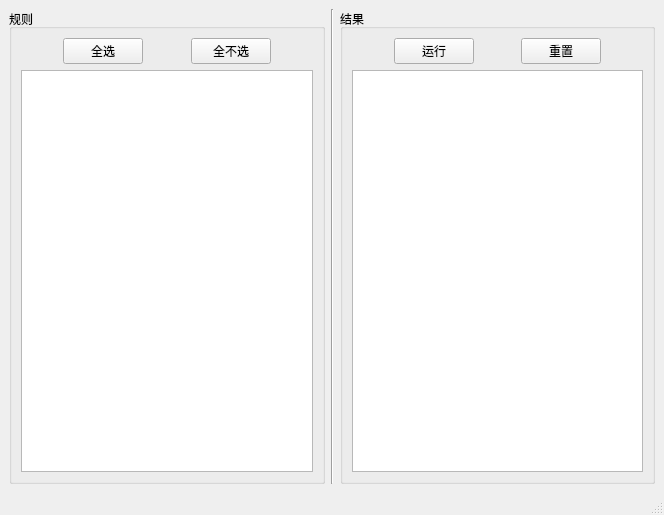
<?xml version="1.0" encoding="UTF-8"?>
<ui version="4.0">
 <class>MainWindow</class>
 <widget class="QMainWindow" name="MainWindow">
  <property name="geometry">
   <rect>
    <x>0</x>
    <y>0</y>
    <width>664</width>
    <height>515</height>
   </rect>
  </property>
  <property name="windowTitle">
   <string>MainWindow</string>
  </property>
  <widget class="QWidget" name="centralwidget">
   <layout class="QHBoxLayout" name="horizontalLayout_2">
    <item>
     <layout class="QHBoxLayout" name="horizontalLayout">
      <item>
       <widget class="QGroupBox" name="groupBox">
        <property name="title">
         <string>规则</string>
        </property>
        <layout class="QVBoxLayout" name="verticalLayout_2">
         <item>
          <layout class="QVBoxLayout" name="verticalLayout">
           <item>
            <layout class="QHBoxLayout" name="horizontalLayout_4">
             <item>
              <spacer name="horizontalSpacer_2">
               <property name="orientation">
                <enum>Qt::Horizontal</enum>
               </property>
               <property name="sizeHint" stdset="0">
                <size>
                 <width>40</width>
                 <height>20</height>
                </size>
               </property>
              </spacer>
             </item>
             <item>
              <widget class="QPushButton" name="btnSelectAll">
               <property name="text">
                <string>全选</string>
               </property>
              </widget>
             </item>
             <item>
              <spacer name="horizontalSpacer_3">
               <property name="orientation">
                <enum>Qt::Horizontal</enum>
               </property>
               <property name="sizeHint" stdset="0">
                <size>
                 <width>40</width>
                 <height>20</height>
                </size>
               </property>
              </spacer>
             </item>
             <item>
              <widget class="QPushButton" name="btnDisselectAll">
               <property name="text">
                <string>全不选</string>
               </property>
              </widget>
             </item>
             <item>
              <spacer name="horizontalSpacer">
               <property name="orientation">
                <enum>Qt::Horizontal</enum>
               </property>
               <property name="sizeHint" stdset="0">
                <size>
                 <width>40</width>
                 <height>20</height>
                </size>
               </property>
              </spacer>
             </item>
            </layout>
           </item>
          </layout>
         </item>
         <item>
          <widget class="QListWidget" name="listWidget"/>
         </item>
        </layout>
       </widget>
      </item>
      <item>
       <widget class="Line" name="line">
        <property name="orientation">
         <enum>Qt::Vertical</enum>
        </property>
       </widget>
      </item>
      <item>
       <widget class="QGroupBox" name="groupBox_2">
        <property name="title">
         <string>结果</string>
        </property>
        <layout class="QVBoxLayout" name="verticalLayout_4">
         <item>
          <layout class="QVBoxLayout" name="verticalLayout_3">
           <item>
            <layout class="QHBoxLayout" name="horizontalLayout_5">
             <item>
              <spacer name="horizontalSpacer_6">
               <property name="orientation">
                <enum>Qt::Horizontal</enum>
               </property>
               <property name="sizeHint" stdset="0">
                <size>
                 <width>40</width>
                 <height>20</height>
                </size>
               </property>
              </spacer>
             </item>
             <item>
              <widget class="QPushButton" name="btnRun">
               <property name="text">
                <string>运行</string>
               </property>
              </widget>
             </item>
             <item>
              <spacer name="horizontalSpacer_7">
               <property name="orientation">
                <enum>Qt::Horizontal</enum>
               </property>
               <property name="sizeHint" stdset="0">
                <size>
                 <width>40</width>
                 <height>20</height>
                </size>
               </property>
              </spacer>
             </item>
             <item>
              <widget class="QPushButton" name="btnReset">
               <property name="text">
                <string>重置</string>
               </property>
              </widget>
             </item>
             <item>
              <spacer name="horizontalSpacer_5">
               <property name="orientation">
                <enum>Qt::Horizontal</enum>
               </property>
               <property name="sizeHint" stdset="0">
                <size>
                 <width>40</width>
                 <height>20</height>
                </size>
               </property>
              </spacer>
             </item>
            </layout>
           </item>
           <item>
            <widget class="QTextBrowser" name="textBrowser"/>
           </item>
          </layout>
         </item>
        </layout>
       </widget>
      </item>
     </layout>
    </item>
   </layout>
  </widget>
  <widget class="QMenuBar" name="menubar">
   <property name="geometry">
    <rect>
     <x>0</x>
     <y>0</y>
     <width>664</width>
     <height>21</height>
    </rect>
   </property>
  </widget>
  <widget class="QStatusBar" name="statusbar"/>
 </widget>
 <resources/>
 <connections/>
</ui>
